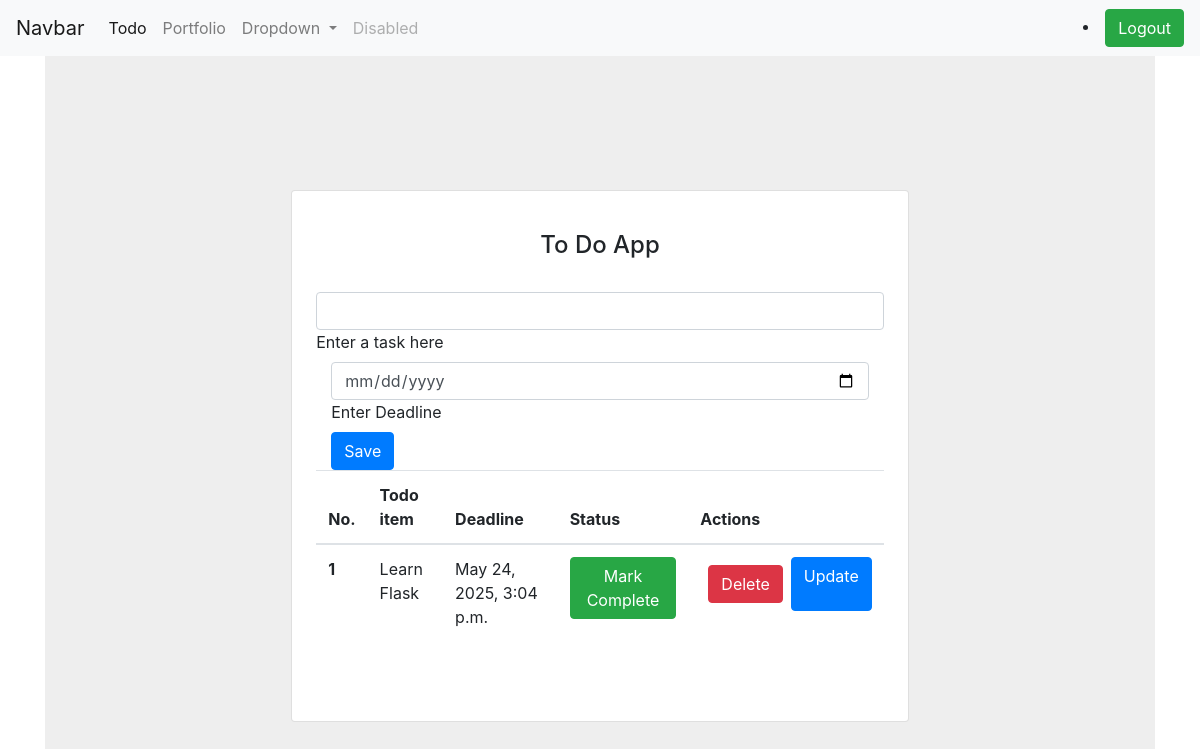
The app's page /todo_list (signed in) with its own data.
### todoapp/models.py (models this page shows)
class Todo(models.Model):
    title=models.CharField(max_length=200)
    date=models.DateTimeField(auto_now_add=True)
    is_completed=models.BooleanField(default=False)
    user=models.ForeignKey(User,on_delete=models.CASCADE)

### todoapp/views.py (the view, shortened to what this page needs)
# urls.py: path('todo_list',views.todo_list,name='todo_list'),
def todo_list(request):
    todos=Todo.objects.filter(user=request.user)
    if request.GET.get('filter') == 'completed':
        todos = todos.filter(is_completed=True)
    context={
        'todos': todos,
        'page': 'todo_list'
    }
    return render(request,'todoapp/todo.html',context)

### todoapp/templates/todoapp/todo.html (shortened to what this page needs)
{% extends 'base.html' %}
{% load static %}
{% block start %}
<section class="vh-100" style="background-color: #eee;">
  <div class="container py-5 h-100">
    <div class="row d-flex justify-content-center align-items-center h-100">
      <div class="col col-lg-9 col-xl-7">
        <div class="card rounded-3">
          <div class="card-body p-4">
            <h4 class="text-center my-3 pb-3">To Do App</h4>
            <form method="post" class="row row-cols-lg-auto g-3 justify-content-center align-items-center mb-4 pb-2" enctype="multipart/form-data">
              <div class="col-12">
                <div data-mdb-input-init class="form-outline">
                  <input type="text" name="title" id="form1" class="form-control" />
                  <label class="form-label" for="form1">Enter a task here</label>
                </div>
                <div class="col-12">
                <div data-mdb-input-init class="form-outline">
                  <input type="date" name="date" id="form2" class="form-control" />
                  <label class="form-label" for="form2">Enter Deadline</label>
                </div>
              </div>
              <div class="col-12">
                <button type="submit" data-mdb-button-init data-mdb-ripple-init class="btn btn-primary">Save</button>
              </div>
            </form>
            <table class="table mb-4">
              <thead>
                <tr>
                  <th scope="col">No.</th>
                  <th scope="col">Todo item</th>
                  <th scope="col">Deadline</th>
                  <th scope="col">Status</th>
                  <th scope="col">Actions</th>
                </tr>
              </thead>
              <tbody>
                <tr>
                    {% for todo in todos %}
                    <th scope="row">{{ forloop.counter }}</th>
                    <td>{{ todo.title }}</td>
                    <td>{{ todo.date }}</td>
                    <td>
                     <a href="{% url 'complete_todo' todo.id %}" class="btn {% if todo.is_completed %}btn-warning{% else %}btn-success{% endif %}">
      {% if todo.is_completed %}Mark Pending{% else %}Mark Complete{% endif %}
    </a>
                 <td>
  <div class="d-flex gap-5">
   <form method="POST" action="{% url 'delete_todo' todo.id %}" >
                                  <button type="submit" class="btn btn-danger m-2">Delete</button>
                                </form>
    <a href="{% url 'update_todo' todo.id %}" class="btn btn-primary">Update</a>
  </div>
</td>
                </tr>
                {% endfor %}
              </tbody>
            </table>
          </div>
        </div>
      </div>
    </div>
  </div>
</section>
{%endblock %}

### records on screen
Todo: title "Learn Flask", date "May 24, 2025, 3:04 p.m.", is_completed "Mark Complete"
